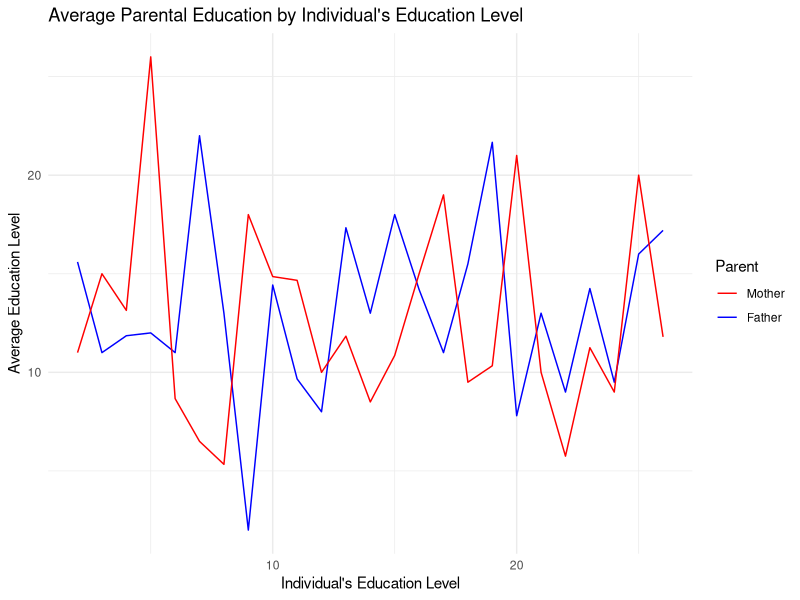
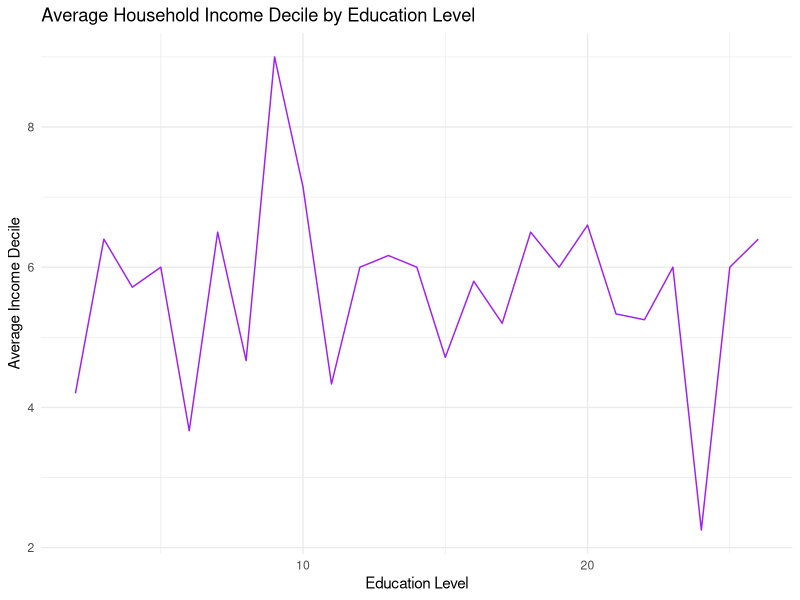

R code for these plots, in order:
#### Preamble ####
# Purpose: Simulates households net income decile, highest education level,
#          mothers highest education level, and fathers highest education level
# Author: Xavier Ibanez-Padron
#         Lexi Knight
# Date: 14 February 2024
# Contact: xavier.ibanezpadron@mail.utoronto.ca,
#          lexi.knight@mail.utoronto.ca
# License: MIT
# Pre-requisites: N/A
# Any other information needed? N/A

#### Workspace setup ####
library(tidyverse)
#### Simulate data ####

# For reproducibility
set.seed(616)

# Inspired by code from: https://tellingstorieswithdata.com/02-drinking_from_a_fire_hose.html#simulate

# We will simulate 100 data points
sim_data <- 
  tibble(
    # Randomly pick education level (1-26)
    "Highest Education" = sample(1:26, 100, replace = TRUE),
    
    # Randomly pick mothers education level (1-26)
    "Highest Education - Mother" = sample(1:26, 100, replace = TRUE),
    
    # Randomly pick fathers education level (1-26)
    "Highest Education - Father" = sample(1:26, 100, replace = TRUE),
    
    # Randomly pick household income decile (1-10)
    "Household Income Decile" = sample(1:10, 100, replace = TRUE),
  )

#---------Graphing education level vs parents education level (average)--------#
avg_edu_parents <- sim_data |>
  group_by(`Highest Education`) |>
  summarize(Average_Education_Mother = mean(`Highest Education - Mother`),
            Average_Education_Father = mean(`Highest Education - Father`)) |>
  ungroup()

ggplot(avg_edu_parents, aes(x = `Highest Education`)) +
  geom_line(aes(y = Average_Education_Mother, color = "Mother")) +
  geom_line(aes(y = Average_Education_Father, color = "Father")) +
  labs(title = "Average Parental Education by Individual's Education Level",
       x = "Individual's Education Level",
       y = "Average Education Level") +
  scale_color_manual(values = c("Mother" = "blue", "Father" = "red"),
                     name = "Parent",
                     labels = c("Mother", "Father")) +
  theme_minimal()
#---------Graphing education level vs parents education level (average)--------#

#--------------Graphing education level vs income decile (average)-------------#
avg_income_decile <- sim_data |>
  group_by(`Highest Education`) |>
  summarize(Average_Income_Decile = mean(`Household Income Decile`)) |>
  ungroup()

# Plot
ggplot(avg_income_decile, aes(x = `Highest Education`, y = Average_Income_Decile)) +
  geom_line(color = "purple") +
  labs(title = "Average Household Income Decile by Education Level",
       x = "Education Level",
       y = "Average Income Decile") +
  theme_minimal()
#--------------Graphing education level vs income decile (average)-------------#

# ----------------------------------TESTS! :D----------------------------------#
if(any(sim_data$`Household Income Decile` < 0)) {
  stop("Household Income Decile contains negative values")
}

if(any(sim_data$`Household Income Decile` > 10)) {
  stop("Household Income Decile contains nonsense values")
}

expected_education <- 1:26
if(!all(levels(sim_data$`Highest Education`) %in% expected_education)) {
  stop("Highest Education contains unexpected levels")
}

if(!all(levels(sim_data$`Highest Education - Mother`) %in% expected_education)) {
  stop("Mothers Highest Education contains unexpected levels")
}

if(!all(levels(sim_data$`Highest Education - Father`) %in% expected_education)) {
  stop("Fathers Highest Education contains unexpected levels")
}
# ----------------------------------TESTS! :D----------------------------------#